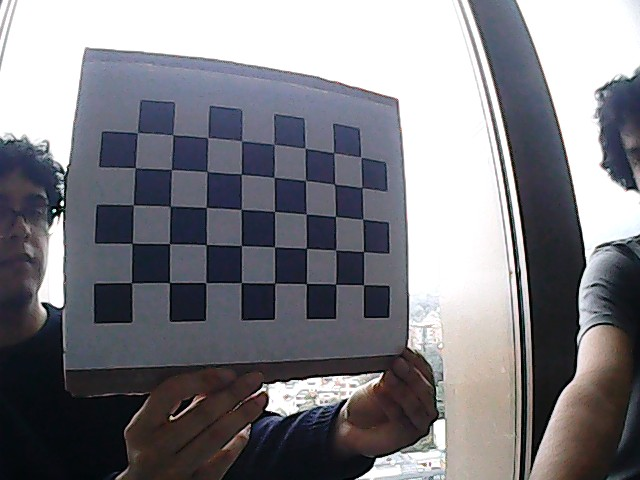
//> input picture Programas CPP/images/WIN_20260904_14_45_23_Pro.jpg, 640 x 480 px
$ ./Umbralizacion ../images/WIN_20260904_14_45_23_Pro.jpg   (built with g++ and OpenCV 4)
//> lines starting //> are read from the running program, lines starting //| are printed output that depends on the picture; after the words box and inside, x2 and y2 are one past the last pixel; in counts of white or black regions, pixels touching at a corner belong together
/**
 * Umbralizacion.cpp
 * Umbralización (thresholding) y binarización de una imagen en escala de grises:
 * global (fija y Otsu) y adaptativa (media y gaussiana).
 *
 * ## Idea general
 * Umbralizar es comparar la intensidad de cada píxel con un valor llamado umbral T
 * y decidir qué valor de salida le toca. Es la técnica de segmentación más simple:
 * separa el objeto de interés del fondo. Cuando la salida solo tiene dos valores
 * (0 y 255) se habla de binarización y el resultado es una imagen binaria / máscara.
 *
 * Regla básica (THRESH_BINARY):
 *
 *               | 255   si  I(x, y) >  T
 *   B(x, y)  =  |
 *               |   0   en otro caso
 *
 * ## Variantes de la regla (parámetro "Tipo")
 *   - THRESH_BINARY     : > T -> 255; el resto -> 0.
 *   - THRESH_BINARY_INV : > T -> 0;   el resto -> 255 (objeto oscuro sobre fondo claro).
 *   - THRESH_TRUNC      : > T -> T;   el resto no cambia (limita los brillos).
 *   - THRESH_TOZERO     : <= T -> 0;  el resto no cambia (conserva solo lo brillante).
 *   - THRESH_TOZERO_INV : > T -> 0;   el resto no cambia (conserva solo lo oscuro).
 * Las tres últimas NO producen una imagen binaria: dejan tonos de gris.
 *
 * ## Estrategias
 *   1. Umbralización global: un único T para toda la imagen. Funciona bien con
 *      iluminación uniforme y buen contraste objeto/fondo.
 *        - Manual: T lo elige el usuario con la barra "Umbral".
 *        - Otsu  : T se calcula solo a partir del histograma, eligiendo el valor que
 *                  minimiza la varianza DENTRO de los dos grupos (fondo y objeto)
 *                  o, de forma equivalente, maximiza la varianza ENTRE ellos.
 *                  Funciona mejor con histogramas bimodales (dos "montañas").
 *   2. Umbralización adaptativa (local): T se calcula para cada píxel a partir de su
 *      vecindario bloque x bloque, restando una constante C:
 *        - ADAPTIVE_THRESH_MEAN_C     : T(x,y) = media del vecindario - C
 *        - ADAPTIVE_THRESH_GAUSSIAN_C : T(x,y) = media ponderada gaussiana - C
 *      Resiste iluminación irregular, sombras y gradientes, donde un T global fallaría.
 *      Solo admite los tipos BINARY y BINARY_INV (aquí: BINARY_INV si "Tipo" = 1).
 *
 * ## Compilar
 *   g++ -std=c++17 Umbralizacion.cpp -o umbralizacion `pkg-config --cflags --libs opencv4`
 *
 * ## Ejecutar
 *   ./umbralizacion              -> el programa pide la ruta (copiar y pegar)
 *   ./umbralizacion imagen.jpg   -> también acepta la ruta como argumento
 *
 * Al iniciar, comprueba en consola que la regla escrita a mano (bucle píxel a píxel)
 * da exactamente el mismo resultado que cv::threshold.
 *
 * Barras de la ventana:
 *   Umbral : T para la umbralización global manual (0..255)
 *   Tipo   : 0 = BINARY, 1 = BINARY_INV, 2 = TRUNC, 3 = TOZERO, 4 = TOZERO_INV
 *   Bloque : tamaño del vecindario adaptativo (lado = 2*valor + 3, siempre impar)
 *   C      : constante restada al umbral local (0..30)
 *
 * Paneles: Gris | Global manual | Otsu | Adaptativa media | Adaptativa gaussiana |
 *          Histograma con T manual (rojo) y T de Otsu (verde).
 *
 * Teclas: q o ESC = salir, s = guardar umbralizacion.png
 */
#include <opencv2/opencv.hpp>
#include <iostream>
#include <string>
#include <vector>

using namespace cv;
using namespace std;

static const string VENTANA = "Umbralizacion y binarizacion";

// Tipos de umbralización global disponibles (se indexan con la barra "Tipo").
static const int TIPOS[5] = {THRESH_BINARY, THRESH_BINARY_INV, THRESH_TRUNC,
                             THRESH_TOZERO, THRESH_TOZERO_INV};
static const char* NOMBRES_TIPOS[5] = {"BINARY", "BINARY_INV", "TRUNC",
                                       "TOZERO", "TOZERO_INV"};

// Ancho de cada panel (3 columnas x 2 filas).
static const int PANEL_W = 360;


// Quita espacios y comillas del inicio/final (Windows pone comillas
// al usar "Copiar como ruta de acceso").
static string limpiarRuta(string s) {
    const string basura = " \t\r\n\"'";
    size_t ini = s.find_first_not_of(basura);
    if (ini == string::npos) return "";
    size_t fin = s.find_last_not_of(basura);
    return s.substr(ini, fin - ini + 1);
}

// Convierte a BGR (si es de un canal) y dibuja una franja negra con un título arriba.
static Mat etiquetar(const Mat& img, const string& texto) {
    Mat out;
    if (img.channels() == 1) cvtColor(img, out, COLOR_GRAY2BGR);
    else out = img.clone();
    rectangle(out, Point(0, 0), Point(out.cols, 28), Scalar(0, 0, 0), FILLED);
    putText(out, texto, Point(8, 20), FONT_HERSHEY_SIMPLEX, 0.5,
            Scalar(255, 255, 255), 1, LINE_AA);
    return out;
}

// Redimensiona a un ancho fijo conservando la proporción.
static Mat redimensionar(const Mat& img, int ancho) {
    int alto = max(1, img.rows * ancho / img.cols);
    Mat out;
    resize(img, out, Size(ancho, alto));
    return out;
}


// Umbralización global escrita a mano, píxel a píxel, para los 5 tipos.
// Es la regla de la cabecera sin ayuda de OpenCV: sirve para ver que no hay magia.
static Mat umbralManual(const Mat& gris, int T, int tipo) {
    Mat out(gris.size(), CV_8UC1);
    for (int y = 0; y < gris.rows; ++y) {
        for (int x = 0; x < gris.cols; ++x) {
            int v = gris.at<uchar>(y, x);
            int r = 0;
            switch (tipo) {
                case THRESH_BINARY:     r = (v > T) ? 255 : 0;  break;
                case THRESH_BINARY_INV: r = (v > T) ? 0 : 255;  break;
                case THRESH_TRUNC:      r = (v > T) ? T : v;    break;
                case THRESH_TOZERO:     r = (v > T) ? v : 0;    break;
                case THRESH_TOZERO_INV: r = (v > T) ? 0 : v;    break;
            }
            out.at<uchar>(y, x) = (uchar)r;
        }
    }
    return out;
}

// Comprueba la regla manual contra cv::threshold con un umbral de ejemplo (127)
// y todos los tipos; imprime el resultado en consola.
static void verificarContraOpenCV(const Mat& gris) {
    cout << "Verificacion: regla manual vs cv::threshold (T = 127)\n";
    for (int i = 0; i < 5; ++i) {
        Mat esperado;
        threshold(gris, esperado, 127, 255, TIPOS[i]);
        Mat manual = umbralManual(gris, 127, TIPOS[i]);
        int difs = countNonZero(manual != esperado);
        cout << "  " << NOMBRES_TIPOS[i] << ": "
             << (difs == 0 ? "identico" : to_string(difs) + " pixeles distintos") << "\n";
    }
    cout << endl;
}

// Dibuja el histograma de intensidades (256 bins) con dos líneas verticales:
// el umbral manual (rojo) y el de Otsu (verde). Permite ver DÓNDE corta cada umbral
// y por qué Otsu cae entre las dos "montañas" de un histograma bimodal.
static Mat histogramaConUmbrales(const Mat& gris, int Tmanual, double Totsu, int alto) {
    float rango[] = {0.f, 256.f};
    const float* rangos[] = {rango};
    int canales[] = {0}, tam[] = {256};
    Mat hist;
    calcHist(&gris, 1, canales, noArray(), hist, 1, tam, rangos);

    // Se usa escala logarítmica para que un pico enorme no aplaste al resto.
    Mat logHist;
    log(hist + 1, logHist);
    double mx;
    minMaxLoc(logHist, nullptr, &mx);
    if (mx <= 0) mx = 1;

    const int base = alto - 18;
    Mat lienzo(alto, PANEL_W, CV_8UC3, Scalar(30, 30, 30));
    for (int i = 0; i < 256; ++i) {
        int x0 = cvRound(i * (double)PANEL_W / 256);
        int x1 = max(x0 + 1, cvRound((i + 1) * (double)PANEL_W / 256));
        int h = cvRound(logHist.at<float>(i) / mx * (base - 34));
        rectangle(lienzo, Point(x0, base - h), Point(x1, base), Scalar(200, 200, 200), FILLED);
    }
    line(lienzo, Point(0, base), Point(PANEL_W, base), Scalar(200, 200, 200), 1);

    int xm = cvRound((Tmanual + 0.5) / 256 * PANEL_W);
    int xo = cvRound((Totsu + 0.5) / 256 * PANEL_W);
    line(lienzo, Point(xm, 28), Point(xm, base), Scalar(60, 60, 255), 2);   // rojo (BGR)
    line(lienzo, Point(xo, 28), Point(xo, base), Scalar(60, 220, 60), 2);   // verde (BGR)
    putText(lienzo, "0", Point(0, alto - 4), FONT_HERSHEY_SIMPLEX, 0.35, Scalar(200, 200, 200), 1, LINE_AA);
    putText(lienzo, "255", Point(PANEL_W - 26, alto - 4), FONT_HERSHEY_SIMPLEX, 0.35, Scalar(200, 200, 200), 1, LINE_AA);

    return etiquetar(lienzo, "Histograma (log)  T=" + to_string(Tmanual) +
                             "  Otsu=" + to_string(cvRound(Totsu)));
}


int main(int argc, char** argv) {
    // ---- Pedir la ruta (argumento o consola) ----
    string ruta;
    if (argc >= 2) {
        ruta = limpiarRuta(argv[1]);
    } else {
        cout << "=== Umbralizacion y binarizacion ===\n";
        cout << "Ingrese la ruta de la imagen: ";
        getline(cin, ruta);
        ruta = limpiarRuta(ruta);
    }

    Mat color = imread(ruta);
//> color is the input picture: 480 rows x 640 cols, CV_8UC3; mean B, G, R 131.7, 125.8, 126.3
    if (color.empty()) {
        cerr << "\nError: no se pudo cargar la imagen en la ruta:\n" << ruta << "\n";
        cerr << "Verifica que la ruta sea correcta y que el archivo exista.\n";
        return 1;
    }

    // La umbralización trabaja sobre un solo canal de intensidad.
    Mat gris;
    cvtColor(redimensionar(color, PANEL_W), gris, COLOR_BGR2GRAY);

    verificarContraOpenCV(gris);
//> the loop in verificarContraOpenCV, `for (int i = 0; i < 5; ++i)` made 5 passes
//|   BINARY: identico
//|   BINARY_INV: identico
//|   TRUNC: identico
//|   TOZERO: identico
//|   TOZERO_INV: identico
//> pass 1, in verificarContraOpenCV, `threshold(gris, esperado, 127, 255, TIPOS[i]);`:
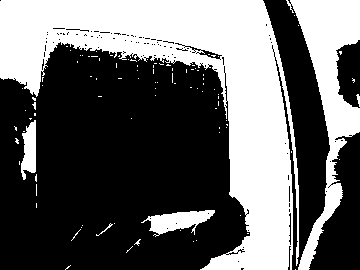
//> esperado: 270 rows x 360 cols, CV_8UC1; 39.2% white; 99 white regions (93 under 20 px), largest, box (x1, y1, x2, y2) and area: (0, 0, 299, 270) 29292, (286, 0, 360, 270) 6805, (141, 210, 215, 237) 988, (21, 120, 36, 180) 623, (96, 223, 113, 236) 31, (356, 94, 360, 107) 28

    // ---- Ventana y barras ----
    namedWindow(VENTANA, WINDOW_AUTOSIZE);
    createTrackbar("Umbral", VENTANA, nullptr, 255);
    createTrackbar("Tipo", VENTANA, nullptr, 4);
    createTrackbar("Bloque", VENTANA, nullptr, 25);
    createTrackbar("C", VENTANA, nullptr, 30);
    setTrackbarPos("Umbral", VENTANA, 127);
    setTrackbarPos("Tipo", VENTANA, 0);
    setTrackbarPos("Bloque", VENTANA, 5);
    setTrackbarPos("C", VENTANA, 10);

    Mat panel;
    while (true) {
        // ---- Leer parámetros ----
        int T    = getTrackbarPos("Umbral", VENTANA);
        int tipo = getTrackbarPos("Tipo", VENTANA);
        int bloque = 2 * getTrackbarPos("Bloque", VENTANA) + 3;  // impar y >= 3
        int C    = getTrackbarPos("C", VENTANA);

        // ---- Global manual ----
        Mat global;
        threshold(gris, global, T, 255, TIPOS[tipo]);

        // ---- Global con Otsu ----
        // Con THRESH_OTSU el T pasado se ignora; la función devuelve el T calculado.
        Mat otsu;
        double Totsu = threshold(gris, otsu, 0, 255, TIPOS[tipo] | THRESH_OTSU);
//> otsu: 270 rows x 360 cols, CV_8UC1; 34.4% white; 60 white regions (55 under 20 px), largest, box (x1, y1, x2, y2) and area: (0, 0, 299, 270) 25364, (290, 0, 360, 270) 6338, (142, 210, 215, 234) 909, (21, 120, 36, 178) 576, (233, 242, 243, 253) 32
//> Totsu = 153

        // ---- Adaptativa (solo BINARY / BINARY_INV) ----
        int tipoAdapt = (tipo == 1) ? THRESH_BINARY_INV : THRESH_BINARY;
        Mat adaMedia, adaGauss;
        adaptiveThreshold(gris, adaMedia, 255, ADAPTIVE_THRESH_MEAN_C, tipoAdapt, bloque, C);
//> adaMedia: 270 rows x 360 cols, CV_8UC1; 80.3% white; 201 black regions (166 under 20 px), largest, box (x1, y1, x2, y2) and area: (53, 56, 219, 182) 6009, (0, 27, 256, 270) 5629, (263, 0, 330, 270) 2776
        adaptiveThreshold(gris, adaGauss, 255, ADAPTIVE_THRESH_GAUSSIAN_C, tipoAdapt, bloque, C);
//> adaGauss: 270 rows x 360 cols, CV_8UC1; 88.4% white; black in thin lines or dots

        // ---- Mostrar: 2 filas x 3 columnas ----
        string t = NOMBRES_TIPOS[tipo];
        string ta = (tipo == 1) ? "BINARY_INV" : "BINARY";
        string info = to_string(bloque) + "x" + to_string(bloque) + ", C=" + to_string(C);
        Mat fila1, fila2;
        hconcat(vector<Mat>{etiquetar(gris, "Gris original"),
                            etiquetar(global, "Global T=" + to_string(T) + " " + t),
                            etiquetar(otsu, "Otsu T=" + to_string(cvRound(Totsu)) + " " + t)},
                fila1);
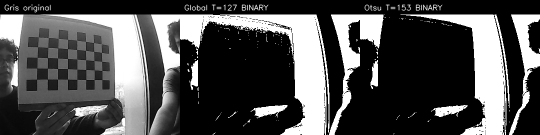
//> fila1: 270 rows x 1080 cols, CV_8UC3 (shown at 1/2 size); min 0, max 255, mean 80.3
        Mat h = histogramaConUmbrales(gris, T, Totsu, gris.rows);
//> in histogramaConUmbrales, `calcHist(&gris, 1, canales, noArray(), hist, 1, tam, rangos);`: hist = 256 values, max 19208 at index 255, min 2 at index 0, mean 379.7
//> after the loop in histogramaConUmbrales, `for (int i = 0; i < 256; ++i)`:
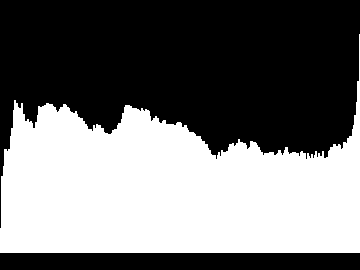
//> lienzo: 270 rows x 360 cols, CV_8UC3; values 30 (black) and 200 (white), 44.9% white; 1 white region, box (x1, y1, x2, y2) and area: (0, 34, 360, 253) 43638
//> in histogramaConUmbrales, `int xo = cvRound((Totsu + 0.5) / 256 * PANEL_W);`: xo = 216
//> in histogramaConUmbrales, `putText(lienzo, "255", Point(PANEL_W - 26, alto - 4), FONT_HERSHEY_SIM..`:
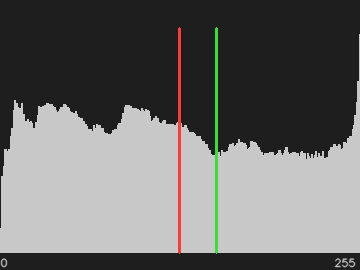
//> lienzo: 270 rows x 360 cols, CV_8UC3; mean B, G, R 105.7, 106.8, 107.1
        hconcat(vector<Mat>{etiquetar(adaMedia, "Adapt. media " + ta + " " + info),
                            etiquetar(adaGauss, "Adapt. gauss. " + ta + " " + info), h},
                fila2);
//> in etiquetar (call 6), `putText(out, texto, Point(8, 20), FONT_HERSHEY_SIMPLEX, 0.5, Scalar(25..`:
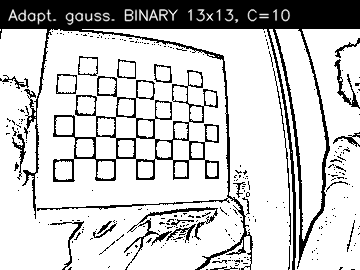
//> out: 270 rows x 360 cols, CV_8UC3; min 0, max 255, mean 201
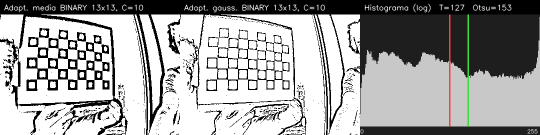
//> fila2: 270 rows x 1080 cols, CV_8UC3 (shown at 1/2 size); mean B, G, R 162, 162.4, 162.4
        vconcat(fila1, fila2, panel);
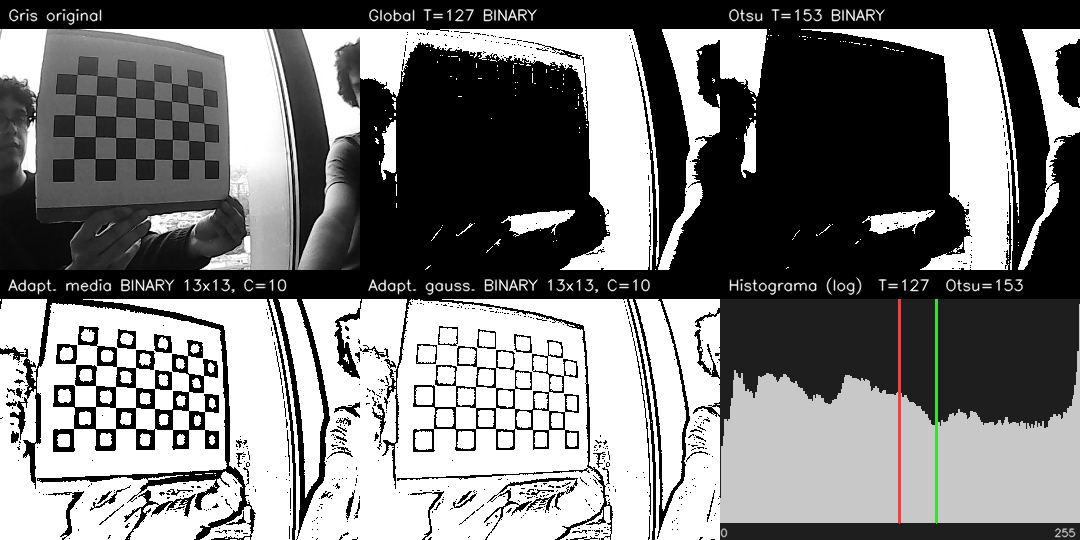
//> panel: 540 rows x 1080 cols, CV_8UC3; mean B, G, R 121.1, 121.3, 121.4
        imshow(VENTANA, panel);

        int tecla = waitKey(30) & 0xFF;
//> the 'q' key is pressed
        if (tecla == 'q' || tecla == 27) break;
        if (tecla == 's') {
            imwrite("umbralizacion.png", panel);
            cout << "Guardado: umbralizacion.png" << endl;
        }
    }

    return 0;
}

$ run again, on Programas CPP/images/WIN_20260904_14_45_38_Pro.jpg
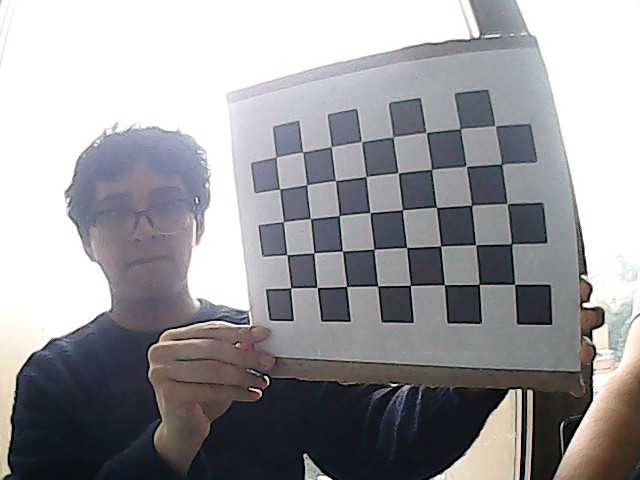
//> input picture Programas CPP/images/WIN_20260904_14_45_38_Pro.jpg, 640 x 480 px
//> color is the input picture: 480 rows x 640 cols, CV_8UC3; mean B, G, R 156.8, 153.3, 154
//> the loop in verificarContraOpenCV, `for (int i = 0; i < 5; ++i)` made 5 passes
//|   BINARY: identico
//|   BINARY_INV: identico
//|   TRUNC: identico
//|   TOZERO: identico
//|   TOZERO_INV: identico
//> pass 1, in verificarContraOpenCV, `threshold(gris, esperado, 127, 255, TIPOS[i]);`:
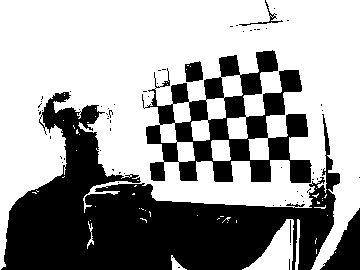
//> esperado: 270 rows x 360 cols, CV_8UC1; 62% white; 65 black regions (59 under 20 px), largest, box (x1, y1, x2, y2) and area: (1, 92, 340, 270) 25820, (142, 50, 312, 183) 9311, (320, 208, 360, 270) 1215, (185, 61, 203, 82) 306, (239, 0, 283, 26) 117, (290, 220, 291, 243) 23
//> otsu: 270 rows x 360 cols, CV_8UC1; 48.9% white; 133 white regions (120 under 20 px), largest, box (x1, y1, x2, y2) and area: (0, 0, 360, 270) 44511, (242, 219, 293, 270) 1212, (207, 98, 226, 120) 350
//> Totsu = 155
//> adaMedia: 270 rows x 360 cols, CV_8UC1; 83.4% white; 182 black regions (156 under 20 px), largest, box (x1, y1, x2, y2) and area: (141, 50, 311, 183) 7062, (127, 0, 340, 270) 3169, (1, 69, 118, 270) 1731
//> adaGauss: 270 rows x 360 cols, CV_8UC1; 90.8% white; black in thin lines or dots
//> hist = 256 values, max 26052 at index 255, min 3 at index 0, mean 379.7
//> xo = 219
//> `vconcat(fila1, fila2, panel);`:
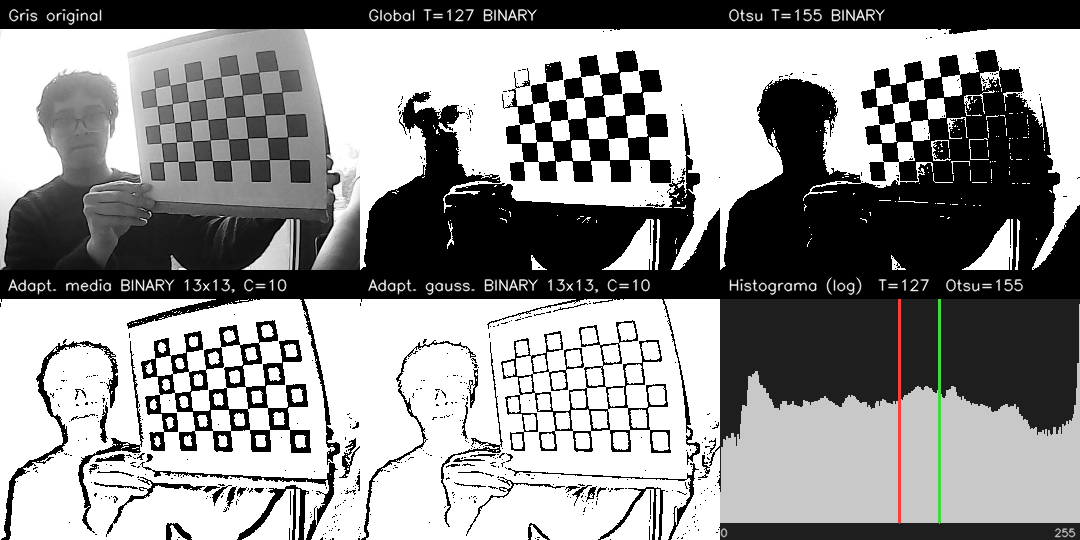
//> panel: 540 rows x 1080 cols, CV_8UC3; mean B, G, R 143.3, 143.4, 143.5

$ run again, on Programas CPP/images/WIN_20260904_14_45_46_Pro.jpg
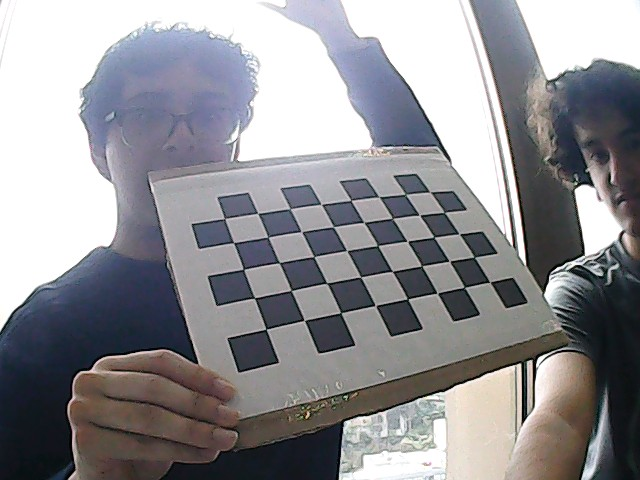
//> input picture Programas CPP/images/WIN_20260904_14_45_46_Pro.jpg, 640 x 480 px
//> color is the input picture: 480 rows x 640 cols, CV_8UC3; mean B, G, R 147.8, 143.9, 144.4
//> the loop in verificarContraOpenCV, `for (int i = 0; i < 5; ++i)` made 5 passes
//|   BINARY: identico
//|   BINARY_INV: identico
//|   TRUNC: identico
//|   TOZERO: identico
//|   TOZERO_INV: identico
//> pass 1, in verificarContraOpenCV, `threshold(gris, esperado, 127, 255, TIPOS[i]);`:
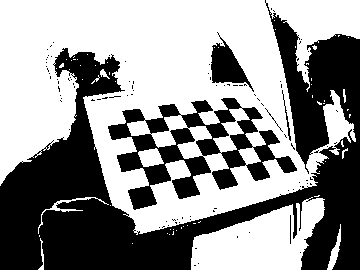
//> esperado: 270 rows x 360 cols, CV_8UC1; 57.1% white; 97 black regions (91 under 20 px), largest, box (x1, y1, x2, y2) and area: (0, 0, 360, 270) 32852, (108, 98, 297, 210) 7436, (211, 32, 254, 92) 1060, (282, 90, 291, 141) 74, (290, 215, 291, 244) 29, (265, 108, 283, 132) 26
//> otsu: 270 rows x 360 cols, CV_8UC1; 44% white; 133 white regions (111 under 20 px), largest, box (x1, y1, x2, y2) and area: (0, 0, 305, 206) 30177, (191, 198, 322, 270) 5523, (282, 0, 360, 64) 2679
//> Totsu = 152
//> adaMedia: 270 rows x 360 cols, CV_8UC1; 80.8% white; 286 black regions (245 under 20 px), largest, box (x1, y1, x2, y2) and area: (108, 98, 263, 199) 4760, (90, 192, 339, 270) 1661, (264, 0, 335, 175) 1619
//> adaGauss: 270 rows x 360 cols, CV_8UC1; 88.5% white; black in thin lines or dots
//> hist = 256 values, max 19151 at index 255, min 1 at index 0, mean 379.7
//> xo = 214
//> `vconcat(fila1, fila2, panel);`:
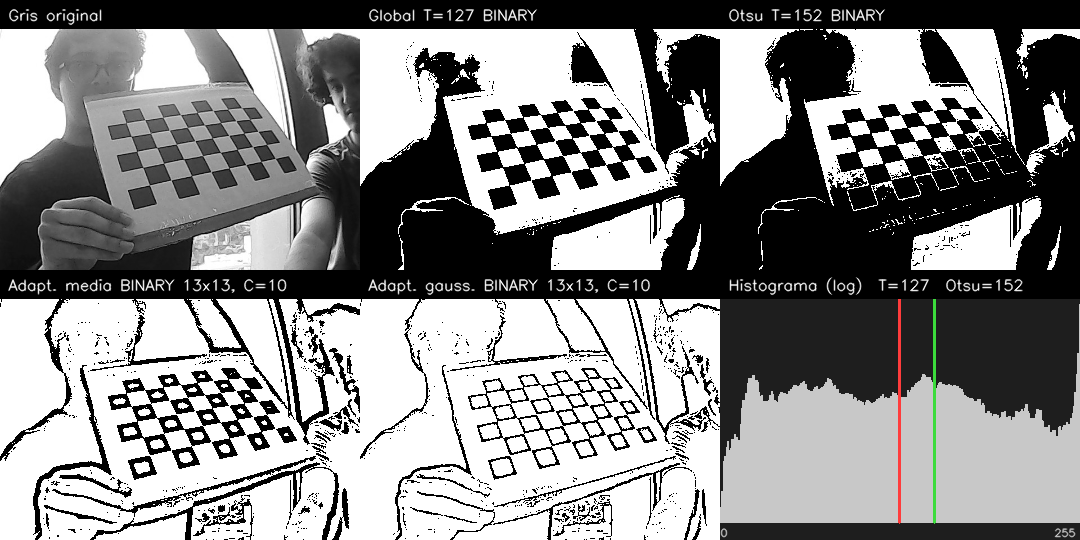
//> panel: 540 rows x 1080 cols, CV_8UC3; mean B, G, R 136.3, 136.5, 136.5
